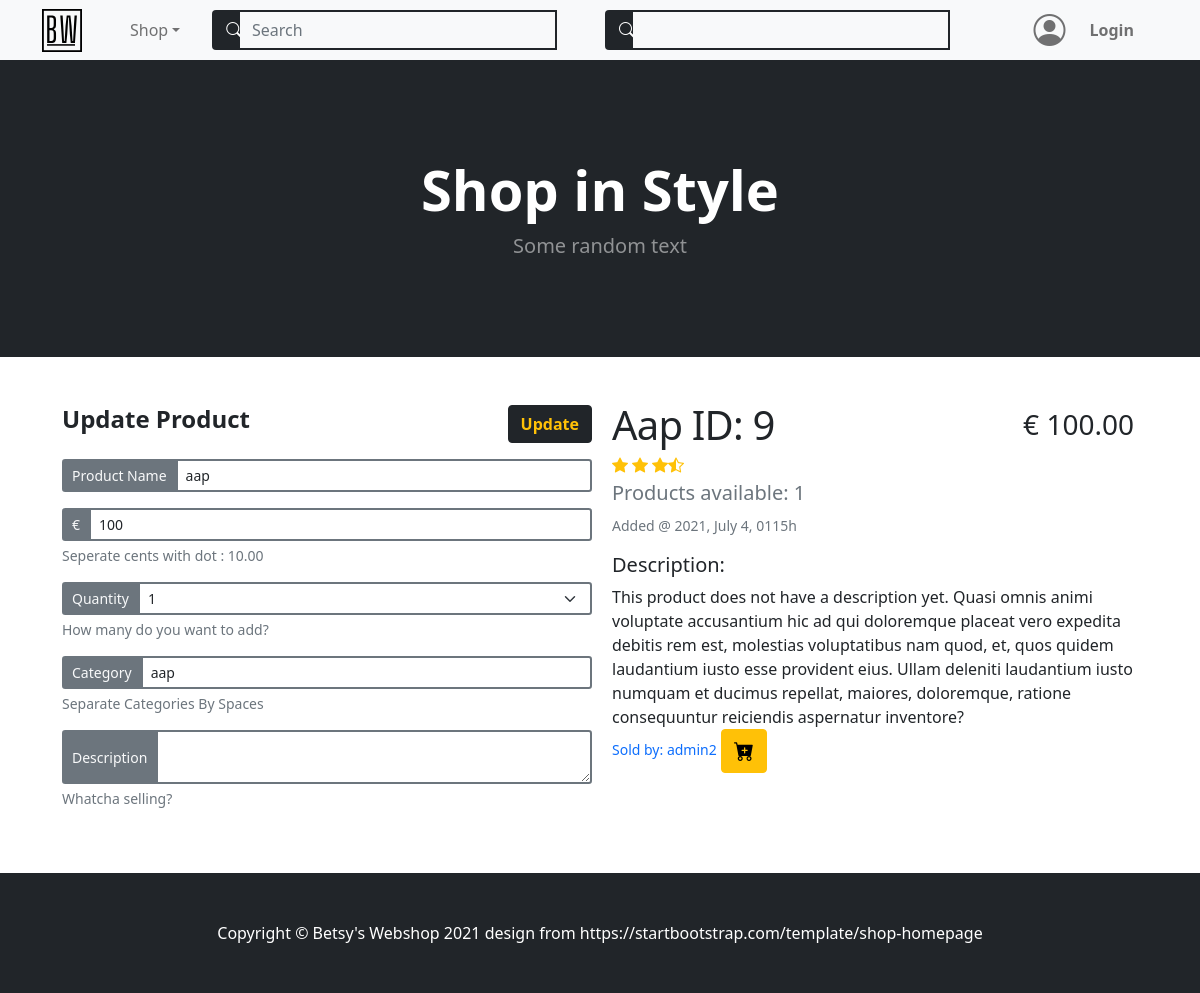
Page /product/9 on the earlier database version.
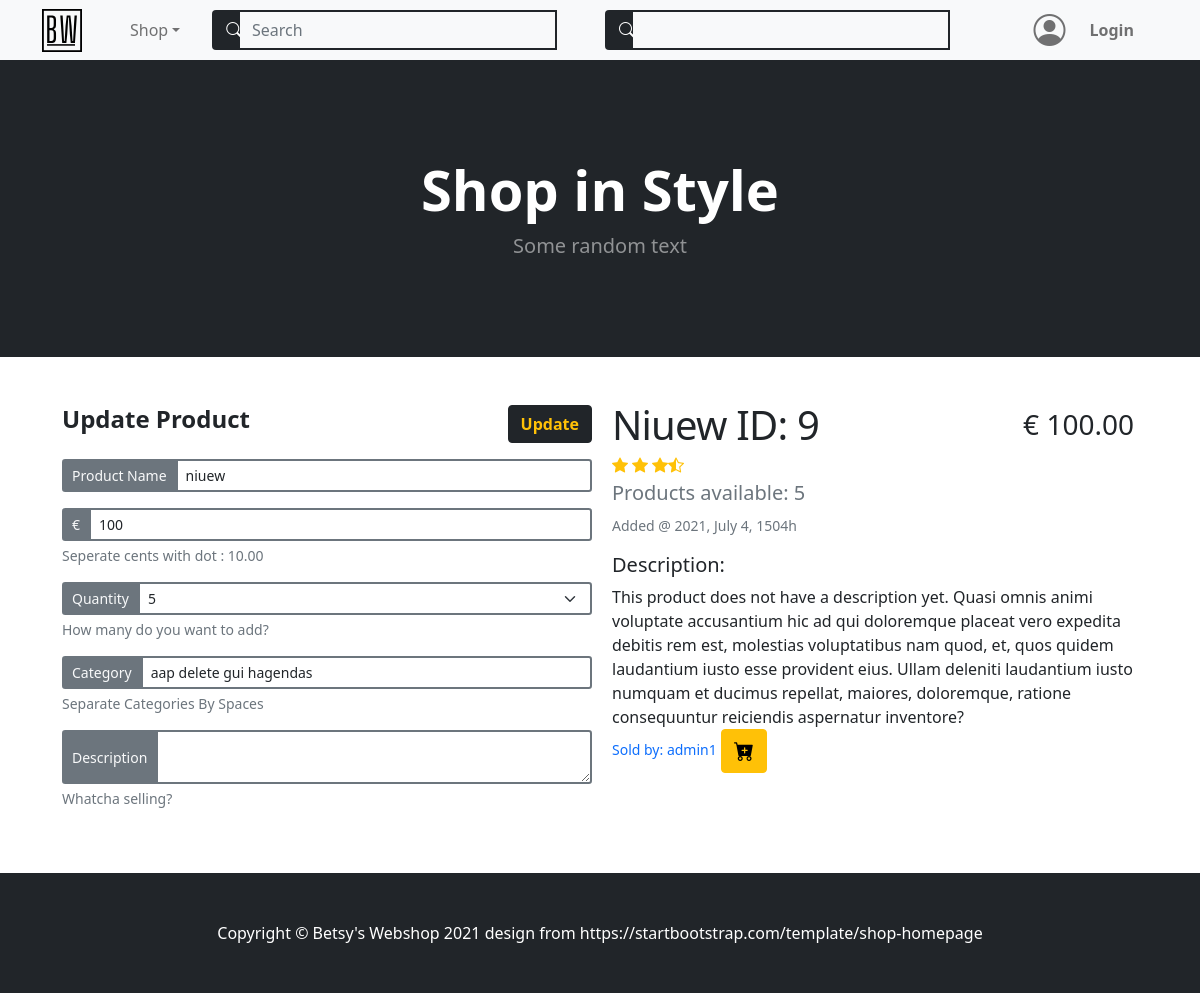
Same page on the later database version.
### models.py (models this page shows)
class BaseModel(db_wrapper.Model):
    class Meta:
        database = db

class Product(BaseModel):
    name = CharField(max_length=50)
    description = TextField(null=True)
    price_per_unit = DecimalField(
        constraints=[Check("price_per_unit >= 0")],
        decimal_places=2,
        auto_round=True,
        null=True,
        default=0,
        max_digits=10,
    )
    stock = IntegerField(default=1)
    owner = ForeignKeyField(User, backref="products")
    date_posted = DateTimeField(formats="%Y-%m-%d %H:%M", default=datetime.now())

class User(BaseModel, UserMixin):
    first_name = CharField(index=True, max_length=30, null=True)
    last_name = CharField(max_length=120, null=True)
    address = CharField(max_length=200, null=True)
    city = CharField(max_length=50, null=True)
    country = CharField(max_length=50, null=True)
    cc_number = IntegerField(unique=True, null=True)
    username = CharField(index=True, max_length=30, unique=True)
    email = CharField(index=True, max_length=50, unique=True)
    password = CharField(max_length=20)

### routes.py (the view)
@app.route("/product/<int:product_id>")
def product_page(product_id):
    products = Product.select().where(Product.id == product_id)
    product = get_object_or_404(products, (Product.id == product_id))
    update_product_form = UpdateProductForm(
        description=product.description, stock=product.stock
    )
    register_form = RegistrationForm()
    login_form = LoginForm()
    search_term_form = SearchByTermForm()
    search_tag_form = SearchByTagForm()
    tags = get_tags_per_product(product_id)
    tags = " ".join(tags)
    return render_template(
        "product_page.html",
        product=product,
        login_form=login_form,
        register_form=register_form,
        search_term_form=search_term_form,
        search_tag_form=search_tag_form,
        update_product_form=update_product_form,
        user=current_user,
        tags=tags,
    )

### forms.py (shortened to what this page needs)
class UpdateProductForm(FlaskForm):
    name = StringField("Name", validators=[InputRequired(), Length(max=50)])
    description = TextAreaField("Description", validators=[Length(max=50)])
    price_per_unit = DecimalField("Price", places=2, validators=[InputRequired()])
    stock = SelectField(
        "Amount to add",
        choices=[num for num in range(1, 11)],
        validators=[InputRequired()],
    )
    tags = StringField("Create Your Tag", validators=[InputRequired()])
    update_product = SubmitField("Update")

class RegistrationForm(FlaskForm):
    username = StringField(
        "Username",
        validators=[InputRequired(), Length(min=5, max=30)],
    )
    email = StringField(
        "Email", validators=[InputRequired(), Length(min=5, max=50), Email()]
    )
    password = PasswordField(
        "Set Password",
        validators=[
            InputRequired(),
            EqualTo(
                "password_confirm", message="Password must be identical in both inputs"
            ),
            Length(min=5, max=20),
        ],
    )
    password_confirm = PasswordField("Confirm Password")
    submit = SubmitField("Sign Up")

### templates/product_page.html (shortened to what this page needs)
{% macro with_errors(field) %} {% if field.errors %} {% set css_class =
'form-control form-control-lg is-invalid ' + kwargs.pop('class', '') %} {{
field(class=css_class, **kwargs) }}
<div class="invalid-feedback">
  {% for error in field.errors %}
  <small>{{ error|e }}</small>
  {% endfor %}
</div>
{% else %} {{ field(**kwargs) }} {% endif %} {% endmacro %}
{%- macro product_form_group(name="", input="", col=12, value="",id="",
infotext="", class="form-control border border-2 border-secondary") -%}
<div class="col-lg-{{col}} form-group my-3">
  <div class="input-group input-group-sm">
    <span
      class="
        input-group-text
        bg-secondary
        text-light
        border border-2 border-secondary
      "
      >{{name}}
    </span>
    {{with_errors(input, class=class, value=value, id=id) }}
  </div>
  <div class="form-text">{{infotext}}</div>
</div>
{%- endmacro -%}
{% extends "base.html" %} {% block content %}
<div class="featurette container row mx-auto my-4">
  <form
    action="{{url_for('update_product', product_id=product.id)}}"
    method="POST"
    class="col-md-6 g-3 my-4"
  >
    <div class="d-flex justify-content-between">
      <h4 class="mb-2 fw-bolder">Update Product</h4>
      <span class="form-group" role="button">
        {{ update_product_form.update_product(class="btn btn-dark text-warning
        fw-bolder") }}
      </span>
    </div>
    {{product_form_group(input=update_product_form.name, name="Product Name",
    value=product.name)}}
    {{product_form_group(input=update_product_form.price_per_unit,
    name="€",value=product.price_per_unit, infotext="Seperate cents with dot :
    10.00")}}
    {{product_form_group(input=update_product_form.stock,
    name="Quantity",infotext="How many do you want to add?"
    , class="form-control form-select border border-2
    border-secondary")}}
    {{product_form_group(input=update_product_form.tags, name="Category",
    infotext="Separate Categories By Spaces", value=tags)}}
    {{product_form_group(input=update_product_form.description,value=product.description,
    name="Description", infotext="Whatcha selling?")}}
  </form>
  <div class="col-md-6 my-4">
    <div class="d-flex justify-content-between align-items-center">
      <h1 class="featurette-heading text-capitalize mt-0">
        {{product.name}} ID: {{product.id}}
      </h1>
      <h3>€ {{ "%.2f"|format(product.price_per_unit) }}</h3>
    </div>
    <div class="d-flex text-warning">
      <i class="bi bi-star-fill"></i>
      <i class="bi bi-star-fill mx-1"></i>
      <i class="bi bi-star-fill"></i>
      <i class="bi bi-star-half"></i>
    </div>
    <h5 class="text-muted mt-1">Products available: {{product.stock}}</h5>
    <small class="text-muted"
      >Added @ {{format_string(product.date_posted)}}</small
    >
    <h6 class="lead featurette-description mt-3">Description:</h6>
    <p class="m-0">
      {{product.description}} {% if product.description%} {% else%} This product
      does not have a description yet. Quasi omnis animi voluptate accusantium
      hic ad qui doloremque placeat vero expedita debitis rem est, molestias
      voluptatibus nam quod, et, quos quidem laudantium iusto esse provident
      eius. Ullam deleniti laudantium iusto numquam et ducimus repellat,
      maiores, doloremque, ratione consequuntur reiciendis aspernatur inventore?
      {% endif%}
    </p>
    <small class="mt-2 text-primary" style="font-weight: 500"
      >Sold by: {{product.owner.username}}</small
    >
    <button type="button" class="btn btn-warning fs-5">
      <i class="bi bi-cart-plus-fill"></i>
    </button>
  </div>
</div>
{% endblock content %}

Differences in the rows shown:
no longer on this page (row edited): User: owner.username "admin2"
changed Product id 9: name "Aap" → "Niuew"; stock "1" → "5"; date_posted "2021, July 4, 0115h" → "2021, July 4, 1504h"
now on this page (row edited): User: owner.username "admin1"
Other differences:
form field name: "aap" → "niuew"
form field stock: "1" → "5"
form field tags: "aap" → "aap delete gui hagendas"
